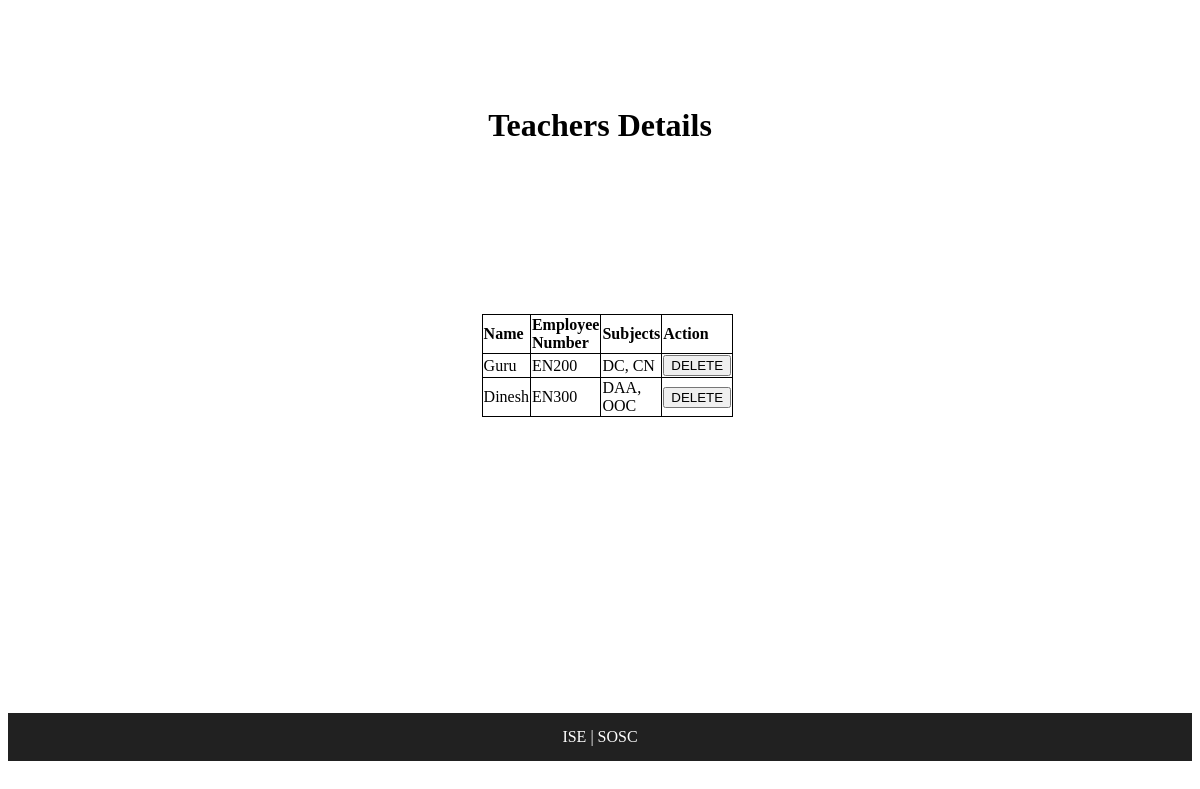
The app's page /view_teachers, older data.
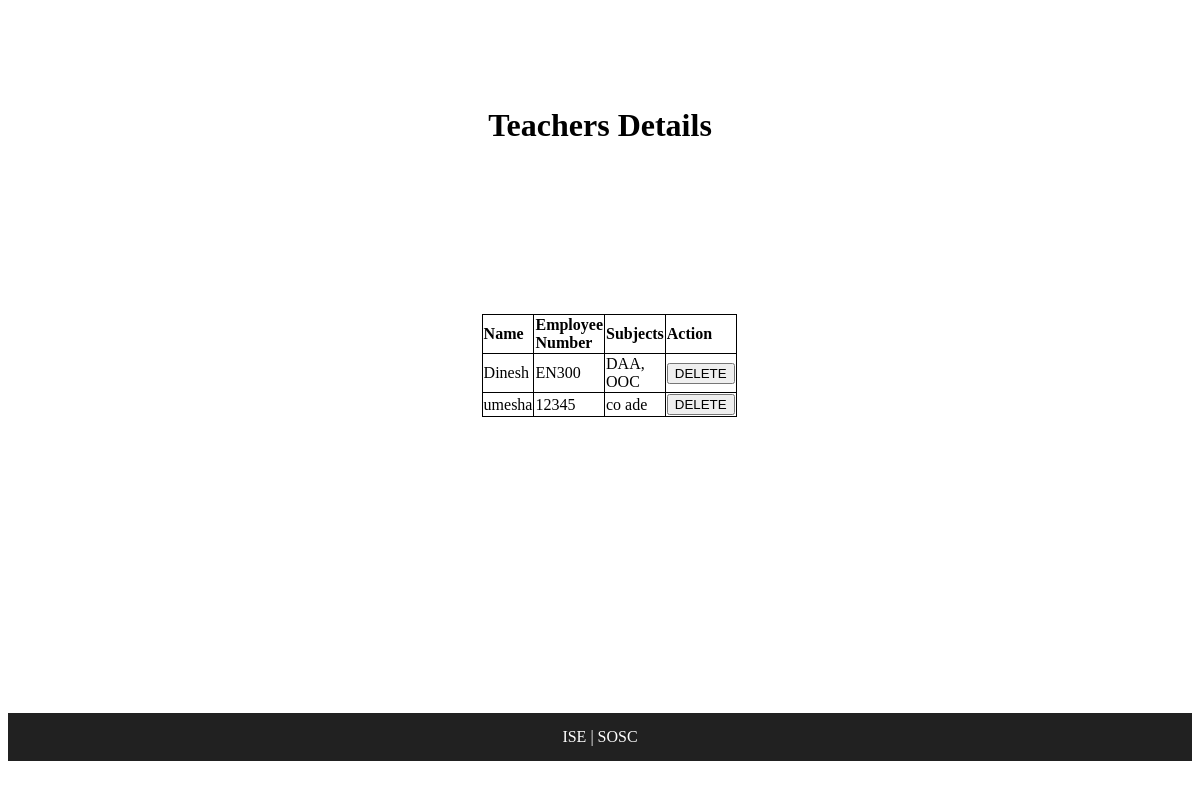
The same page, newer data.
### tables this page shows
CREATE TABLE Teachers(
                        name TEXT,
                        eno TEXT PRIMARY KEY,
                        subject TEXT
                    );

### main.py (the view)
@app.route('/view_teachers')
def render_all_teachers():
    with sqlite3.connect('student.db') as conn:
        c = conn.cursor()
        teacher_query = c.execute("""SELECT * FROM Teachers""").fetchall()
        return render_template("teachers.html", teachers=teacher_query)

### templates/teachers.html
{% extends "layout.html" %}
{% block body %}
    <h1 style="text-align: center; margin-top: 107px;">Teachers Details</h1>
    <div style="text-align: center; margin: 170px 40%;" >
        <table style="border: 1px solid black; text-align: left;border-collapse: collapse;">
            <tr style="border: 1px solid black;">
                <th style="border: 1px solid black;">Name</th>
                <th style="border: 1px solid black;">Employee Number</th>
                <th style="border: 1px solid black;">Subjects</th>
                <th style="border: 1px solid black;">Action</th>
            </tr>
            {% for teacher in teachers %}
                <form action="/delete_teacher/{{teacher[1]}}" method="POST">
                    <tr style="border: 1px solid black;">
                        <td style="border: 1px solid black;">{{teacher[0]}}</td>
                        <td style="border: 1px solid black;">{{teacher[1]}}</td>
                        <td style="border: 1px solid black;">{{teacher[2]}}</td>
                        <td style="border: 1px solid black;"><input type="submit" value="DELETE"></td>
                    </tr>
                </form>
            {% endfor %}
        </table>
    </div>
    <footer style="background-color: #212121; text-align: center; margin-top: 25%;">
        <p style="color: white; padding: 15px 0 ;">ISE | SOSC</p>
    </footer>
{% endblock %}

Row changes from the older to the newer data that the page shows:
removed Teachers: name "Guru", eno "EN200", subject "DC, CN"
added Teachers: name "umesha", eno "12345", subject "co ade"
